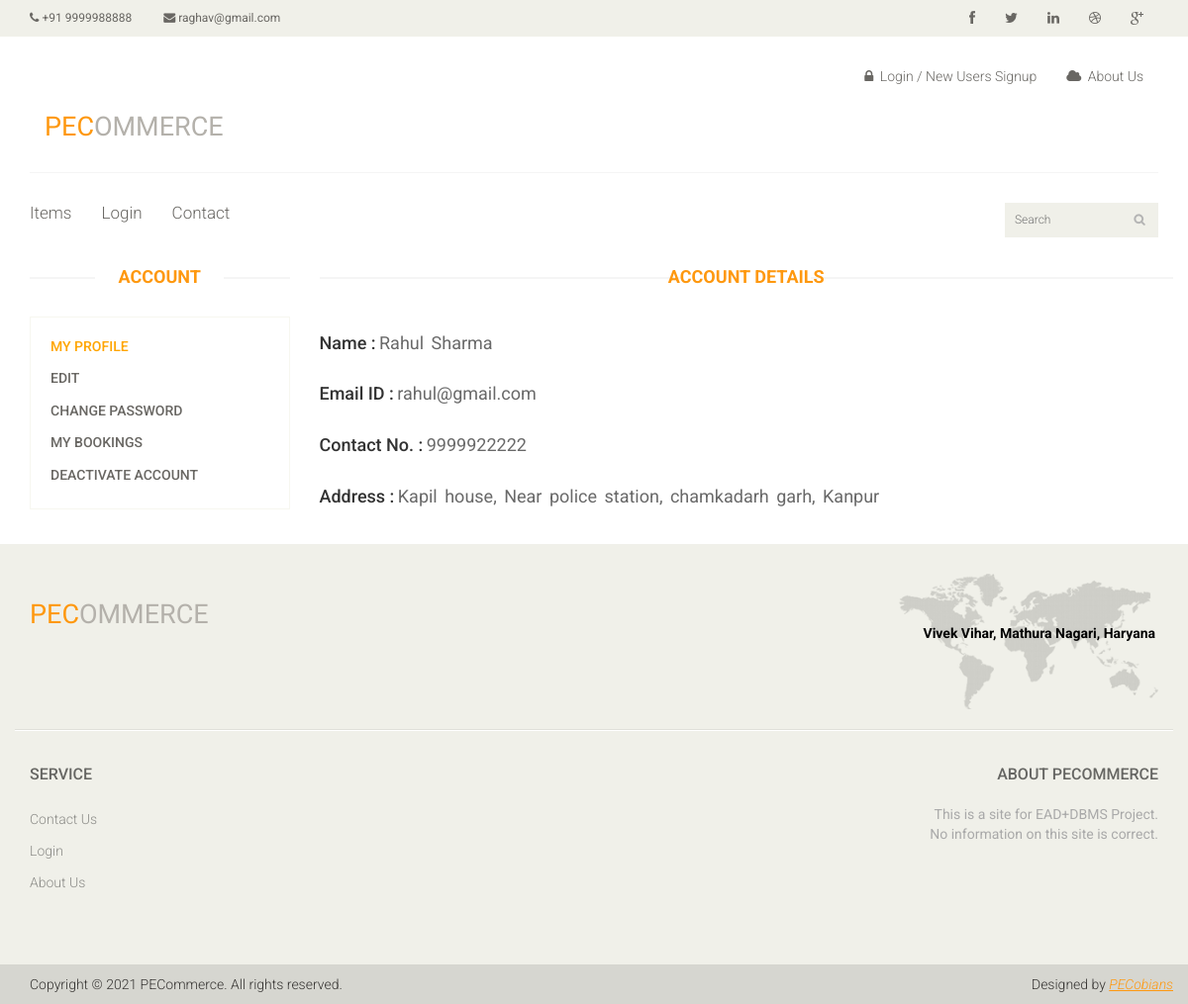
/details.php?id=32, run on the app's committed database.
### tables this page shows
CREATE TABLE `tbl_users` (
  `user_id` int(6) NOT NULL,
  `username` varchar(30) NOT NULL,
  `first_name` char(20) NOT NULL,
  `last_name` char(30) NOT NULL,
  `email_id` char(50) DEFAULT NULL,
  `contact` bigint(11) DEFAULT NULL,
  `address` text,
  `pass` varchar(200) NOT NULL,
  `user_type` varchar(20) DEFAULT NULL,
  `created` datetime NOT NULL DEFAULT CURRENT_TIMESTAMP,
  `active` enum('1','0') NOT NULL DEFAULT '1'
);

### details.php (the view, shortened to what this page needs)
<?php
require_once 'templates/header.php';
require_once 'templates/sidebar.php';
$id="";
if(isset($_GET["id"]) && !empty($_GET["id"]))
{
    $id=$_GET["id"];
}
 else {
    $id=$_SESSION["user_id"];
}
$sqlcheck="select * from tbl_users where user_id=".$id;
$res=mysqli_query($conn,$sqlcheck);
$row= mysqli_fetch_assoc($res);
?>
<div class="col-sm-9 padding-right">
    <div class="left-sidebar">
                                                            <h2>Account Details</h2>
								<div class="widget-content nopadding">
                    <form class="form-horizontal form-group-lg">
                        <div class="control-group">
                            <label class="control-label"><strong><h4>Name :</h4></strong></label>
                                <label class="text-right" style="padding-top: 5px; font-weight: normal; word-spacing: 3px">
                                <h4 style="font-weight: normal; color: dimgrey"><?php
                                    echo $row["first_name"]." ".$row["last_name"];
                                ?>
                                </h4>
                                </label>
                        </div>
                        <div class="control-group">
                            <label class="control-label"><strong><h4>Email ID :</h4></strong></label>
                                <label class="text-left" style="padding-top: 5px; font-weight: normal; word-spacing: 3px">
                                    <h4 style="font-weight: normal; color: dimgrey">
                                <?php
                                    echo $row["email_id"];
                                ?>
                                    </h4>
                                </label>
                        </div>
                        <div class="control-group">
                            <label class="control-label"><strong><h4>Contact No.  :</h4></strong></label>
                                <label class="text-left" style="padding-top: 5px; font-weight: normal; word-spacing: 3px">
                                    <h4 style="font-weight: normal; color: dimgrey">
                                <?php
                                    echo $row["contact"];
                                ?>
                                    </h4>
                                </label>
                        </div>
                         <div class="control-group">
                             <label class="control-label"><strong><h4>Address :</h4></strong></label>
                                <label class="text-left" style="padding-top: 5px; font-weight: normal; word-spacing: 3px">
                                    <h4 style="font-weight: normal; color: dimgrey">
                                <?php
                                    echo $row["address"];
                                ?>
                                    </h4>
                                </label>
                        </div>
                                            </form>
    </div>
</div>
</div>
</div>
</div>
</section>
	<?php
require_once 'templates/footer.php';
?>

### templates/header.php (shortened to what this page needs)
<?php
require_once __DIR__."/../cms/config/connection.php";
$sqlcheck="select contact,email_id from tbl_users where username='admin'";
$res=mysqli_query($conn,$sqlcheck);
 $rdata  = mysqli_fetch_assoc($res);
 $uri_path = parse_url($_SERVER['REQUEST_URI'], PHP_URL_PATH);
$uri_segments = explode('/', $uri_path);
?>
<!DOCTYPE html>
<html lang="en">
<head>
    <link href="css/bootstrap.min.css" rel="stylesheet">
    <link href="css/font-awesome.min.css" rel="stylesheet">
    <link href="css/prettyPhoto.css" rel="stylesheet">
    <link href="css/price-range.css" rel="stylesheet">
    <link href="css/animate.css" rel="stylesheet">
	<link href="css/main.css" rel="stylesheet">
	<link href="css/responsive.css" rel="stylesheet">
</head>
<body>
	<header id="header">
		<div class="header_top">
			<div class="container">
				<div class="row">
					<div class="col-sm-6 ">
						<div class="contactinfo">
							<ul class="nav nav-pills">
								<li><a href="tel:+91<?php echo $rdata["contact"]; ?>"><i class="fa fa-phone"></i> +91 <?php echo $rdata["contact"]; ?></a></li>
								<li><a href="mailto:<?php echo $rdata["email_id"]; ?>"><i class="fa fa-envelope"></i> <?php echo $rdata["email_id"]; ?></a></li>
							</ul>
						</div>
					</div>
					<div class="col-sm-6">
						<div class="social-icons pull-right">
							<ul class="nav navbar-nav">
								<li><a href=""><i class="fa fa-facebook"></i></a></li>
								<li><a href=""><i class="fa fa-twitter"></i></a></li>
								<li><a href=""><i class="fa fa-linkedin"></i></a></li>
								<li><a href=""><i class="fa fa-dribbble"></i></a></li>
								<li><a href=""><i class="fa fa-google-plus"></i></a></li>
							</ul>
						</div>
					</div>
				</div>
			</div>
		</div>
		<div class="header-middle">
			<div class="container">
				<div class="row">
					<div class="col-md-4 clearfix">
							<div class="companyinfo">
                                                            <a href="./"><h2><span>PEC</span>ommerce</h2></a>
                                                        </div>
					</div>
					<div class="col-md-8 clearfix">
						<div class="shop-menu clearfix pull-right">
							<ul class="nav navbar-nav">
                                                            <?php
                                                            if(!isset($_SESSION["user_id"]) || empty($_SESSION["user_id"])){
                                                                 echo '
								<li><a href="login.php"><i class="fa fa-lock"></i> Login / New Users Signup</a></li>
                                                                <li><a href="about_us.php"><i class="fa fa-cloud"></i> About Us</a></li>
                                                                ';
                                                            }
                                                                        ?>
							</ul>
						</div>
					</div>
				</div>
			</div>
		</div>
		<div class="header-bottom">
			<div class="container">
				<div class="row">
					<div class="col-sm-9">
						<div class="mainmenu pull-left">
							<ul class="nav navbar-nav collapse navbar-collapse">
								<li><a href="index.php"  class="<?php echo ((isset($uri_segments[2]) && ($uri_segments[2] == 'index.php' || $uri_segments[2]=="product_details.php" || $uri_segments[2]=="book_item.php")) || !isset($uri_segments[2]) || empty($uri_segments[2]))? 'active' : '' ?>">Items</a></li>
                                                                <?php
                                                                if(isset($_SESSION["user_id"]) && !empty($_SESSION["user_id"])){
                                                                if (isset($uri_segments[2]) && ($uri_segments[2] == "details.php" || $uri_segments[2]=="edit.php" || $uri_segments[2]=="change_password.php" || $uri_segments[2]=="booking.php" || $uri_segments[2]=="delete.php")){
								echo '<li class="dropdown"><a href="details.php" class="active">Account<i class="fa fa-angle-down"></i></a>
                                    <ul role="menu" class="sub-menu">
                                        <li><a href="details.php">My Profile</a></li>
										<li><a href="edit.php">Edit</a></li>
										<li><a href="change_password.php">Change Password</a></li>
										<li><a href="booking.php">My Bookings</a></li>
                                                                                <li><a href="delete.php">Deactivate Account</a></li>
                                    </ul>
                                                                </li> ';}
 else {
     echo '<li class="dropdown"><a href="details.php">Account<i class="fa fa-angle-down"></i></a>
                                    <ul role="menu" class="sub-menu">
                                        <li><a href="details.php">My Profile</a></li>
										<li><a href="edit.php">Edit</a></li>
										<li><a href="change_password.php">Change Password</a></li>
										<li><a href="booking.php">My Bookings</a></li>
                                                                                <li><a href="delete.php">Deactivate Account</a></li>
                                    </ul>
                                                                </li> ';
                                                                }}
                                                                else{
                                                                    if(isset($uri_segments[2]) && $uri_segments[2]=="login.php"){
                                                                    echo '<li><a href="login.php"  class="active">Login</a></li>';
                                                                    }
                                                                    else
                                                                    {
                                                                        echo '<li><a href="login.php">Login</a></li>';
                                                                    }
                                                                }
                                                                        ?>
								<li><a href="contact_us.php" class="<?php echo (isset($uri_segments[2]) && ($uri_segments[2] == 'contact_us.php'))? 'active' : '' ?>">Contact</a></li>
							</ul>
						</div>
					</div>
					<div class="col-sm-3">
                                            <?php
                                            $uri_path = parse_url($_SERVER['REQUEST_URI'], PHP_URL_PATH);
                                            $uri_segments = explode('/', $uri_path);
                                            if($uri_segments[2]!="booking.php")
                                            {
                                            echo '<form action="index.php">
                                               <div class="search_box pull-right">
                                                    <input type="text" placeholder="Search"  name="filter_name" id="filter_name"  value = "'.$_GET["filter_name"].'"/>';
                                            }
                                            else
                                            {
                                                echo '<form action="booking.php">
                                               <div class="search_box pull-right">
                                                    <input type="text" placeholder="Search"  name="filter_name" id="filter_name"  value = "'.$_GET["filter_name"].'"/>';
                                            }
                                                     ?>
						</div>
                                                </form>
					</div>
				</div>
				</div>
			</div>
	</header>

### templates/footer.php (shortened to what this page needs)
	<?php
        $sqlcheck="select address from tbl_users where username='admin'";
$res=mysqli_query($conn,$sqlcheck);
 $rdata  = mysqli_fetch_assoc($res);
?>
	<footer id="footer">
		<div class="footer-top">
			<div class="container">
				<div class="row">
					<div class="col-sm-2">
						<div class="companyinfo">
							<h2><span>PEC</span>ommerce</h2>
						</div>
					</div>
					<div class="col-sm-3" style="float:right; text-align: right; " >
						<div class="address" >
							<img src="images/home/map.png" alt="" />
							<p style="color: black; font-weight: bold"><?php echo $rdata["address"]; ?></p>
						</div>
					</div>
				</div>
			</div>
		</div>
		<div class="footer-widget">
			<div class="container">
				<div class="row">
					<div class="col-sm-2">
						<div class="single-widget">
							<h2>Service</h2>
							<ul class="nav nav-pills nav-stacked">
								<li><a href="contact_us.php">Contact Us</a></li>
                                                                <?php
                                                                if(isset($_SESSION["user_id"]) && !empty($_SESSION["user_id"]))
                                                                {
								echo '<li><a href="booking.php">Bookings</a></li>';
                                                                }
 else {
     echo '<li><a href="login.php">Login</a></li>';
 }
                                                                        ?>
								<li><a href="about_us.php"> About Us</a></li>
							</ul>
						</div>
					</div>
					<div class="col-sm-3 col-sm-offset-1" style="float:right; text-align: right; ">
						<div class="single-widget">
							<h2>About PECommerce</h2>
								<p style="color: darkgray;">This is a site for EAD+DBMS Project. <br />No information on this site is correct.</p>
						</div>
					</div>
				</div>
			</div>
		</div>
		<div class="footer-bottom">
			<div class="container">
				<div class="row">
					<p class="pull-left">Copyright © 2021 PECommerce. All rights reserved.</p>
					<p class="pull-right">Designed by <span><a href="about_us.php">PECobians</a></span></p>
				</div>
			</div>
		</div>
	</footer>
</body>
</html>

### data on the page
tbl_users: contact "9999988888", email "raghav@gmail.com", address "Vivek Vihar, Mathura Nagari, Haryana"
tbl_users: first_name "Rahul", last_name "Sharma", email "rahul@gmail.com", contact "9999922222", address "Kapil house, Near police station, chamkadarh garh, Kanpur"
